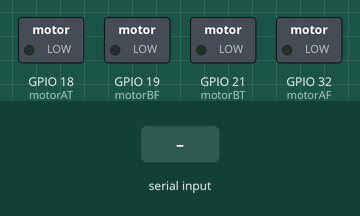
The sketch below on a simulated ESP32. Shown: switched loads named in the sketch (green lamp = pin HIGH). The inputs (shaded band) are chosen by the test bench. Nothing arrives over Bluetooth unless stated; what the sketch prints to the serial monitor is not drawn.

Above: at 1.2 s.
1.3 s: "W" received over the second serial link
At 2.4 s:
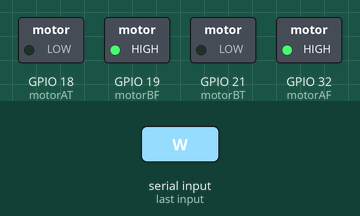
2.8 s: "S" received over the second serial link
At 3.6 s:
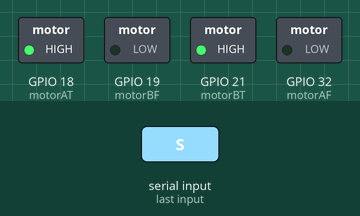
4.3 s: "A" received over the second serial link
At 4.7 s:
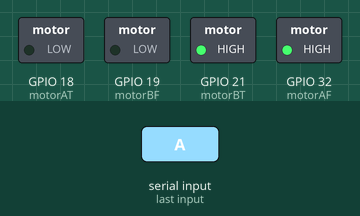
5.8 s: "D" received over the second serial link
At 7.0 s:
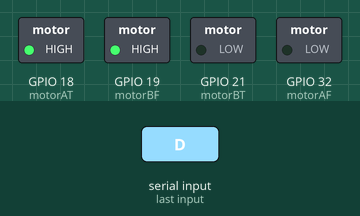
7.3 s: "1" received over the second serial link
At 8.2 s:
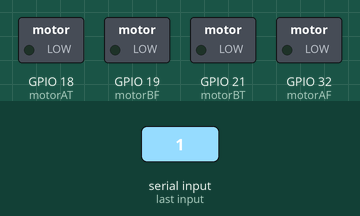
Timing chart, 0 to 9.8 s (numbered marks = the images above; inputs shaded):
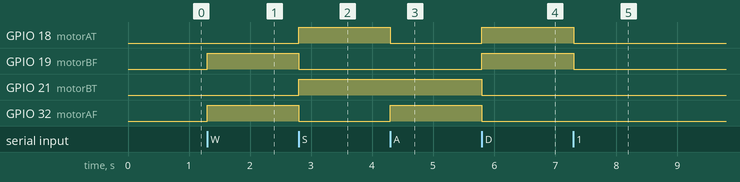

The sketch:

ESPcar.ino
```cpp
#include "BluetoothSerial.h"

BluetoothSerial SerialBT;
const int motorAF = 32;
const int motorAT = 18;
const int motorBF = 19;
const int motorBT = 21;
void setup() {
  Serial.begin(115200);
  SerialBT.begin("LENDA"); // Nome do dispositivo Bluetooth
  Serial.println("O dispositivo Bluetooth está pronto para parear");

  pinMode(motorAF, OUTPUT);
  pinMode(motorAT, OUTPUT);
  pinMode(motorBF, OUTPUT);
  pinMode(motorBT, OUTPUT);
}

void loop() {
  if (SerialBT.available()) {
    char command = SerialBT.read();

    switch (command) {
      case 'W':
        frente();
        break;
      case 'S':
        tras();
        break;
      case 'A':
        esquerda();
        break;
      case 'D':
        direita();
        break;
      default:
        pareCarro();
        break;
    }
  }
}

void frente() {
  digitalWrite(motorAF, HIGH);
  digitalWrite(motorAT, LOW);
  digitalWrite(motorBF, HIGH);
  digitalWrite(motorBT, LOW);

}

void tras() {
  digitalWrite(motorAF, LOW);
  digitalWrite(motorAT, HIGH);
  digitalWrite(motorBF, LOW);
  digitalWrite(motorBT, HIGH);

}

void esquerda() {
    digitalWrite(motorAF, HIGH);
  digitalWrite(motorAT, LOW);
  digitalWrite(motorBF, LOW);
  digitalWrite(motorBT, HIGH);
}

void direita() {
  digitalWrite(motorAF, LOW);
  digitalWrite(motorAT, HIGH);
  digitalWrite(motorBF, HIGH);
  digitalWrite(motorBT, LOW);

}

void pareCarro() {
  digitalWrite(motorAF, LOW);
  digitalWrite(motorAT, LOW);
  digitalWrite(motorBF, LOW);
  digitalWrite(motorBT, LOW);

}
```

Measured:
- after the input at 1.3 s, GPIO 19 (motorBF), GPIO 32 (motorAF): LOW → HIGH at once
- after the input at 2.8 s, GPIO 18 (motorAT), GPIO 21 (motorBT): LOW → HIGH at once; GPIO 19 (motorBF), GPIO 32 (motorAF): HIGH → LOW at once
- after the input at 4.3 s, GPIO 18 (motorAT): HIGH → LOW at once; GPIO 32 (motorAF): LOW → HIGH at once
- after the input at 5.8 s, GPIO 18 (motorAT), GPIO 19 (motorBF): LOW → HIGH at once; GPIO 21 (motorBT), GPIO 32 (motorAF): HIGH → LOW at once
- after the input at 7.3 s, GPIO 18 (motorAT), GPIO 19 (motorBF): HIGH → LOW at once
